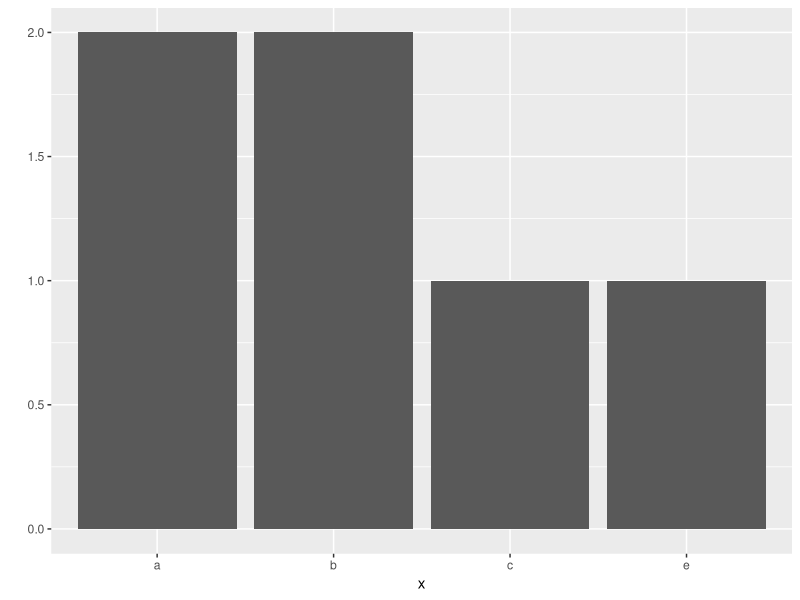

Generate this figure with R:
#This is a comment. 
install.packages("ggplot2")
install.packages("plotly")
install.packages("dplyr")
install.packages("reshape2")

mystat<-function(x){
  return (c(max(x), min(x), sum(x), mean(x)))
}
mystat(c(90,80,95,75))

library(ggplot2)
x <-c("a", "b", "c", "b", "a", "e")
qplot(x)

#반복문: repeat
test_repeat <- function(to = 9){ #define default value to the parameter
  num <- 1
  
  repeat{
    # no conditional statement: code runs at least once.
    print(num)
    
    if(num >= to){
      break
    }
    num <- num + 1
  }
}

test_repeat(5)
test_repeat(to=7)
test_repeat()


test_while <- function(to = 9){
  num <- 1
  
  while(num <= to){
    print(num)
    
    num <- num + 1
  }
}

test_while(5)
test_while(to=7)
test_while()



test_for <- function(){
  nums = c(1, 2, 3, 4, 5, 6, 7, 8, 9)
  
  for(num in nums){
    print(num)
  }
}

test_for()


#연습문제
#구구단 출력

test_gugu <- function(){
  for(num in 2:9){
    for(i in 1:9) {
      print(paste(num,'x', i, '=', num*i))
    }
    print('-------------------')
  }
}

test_gugu()


seq(from = 1, to = 10, by = 3)
seq(from =1, to =10)
seq(1, 10)
rep(1:3, 3)
rep(c(1,3,5), 2)
seq(from = 1, to =10, length.out = 6)

